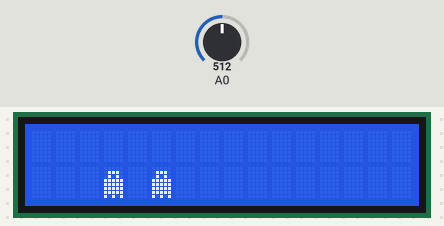
This sketch was run on a simulated Arduino Uno, built with avr-gcc and run on an emulated ATmega328P. Shown: 16×2 character LCD. Inputs (shaded band) come from the test bench; at power-on: A0 = 512. Random numbers use the default seed unless the sketch sets one; what the sketch prints to the serial monitor is not drawn.

Above: at 1.2 s.
1.3 s: A0 set to 490
At 1.9 s:
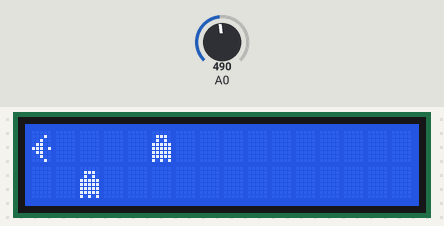
At 2.3 s:
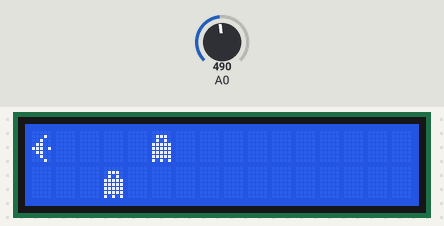
4.3 s: A0 set to 310
At 7.0 s:
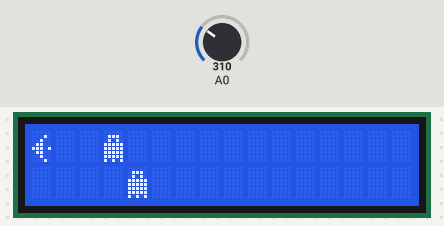
7.3 s: A0 set to 287
At 7.9 s:
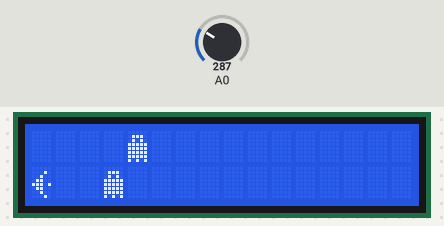
Timing chart, 0 to 7.9 s (numbered marks = the images above; inputs shaded):
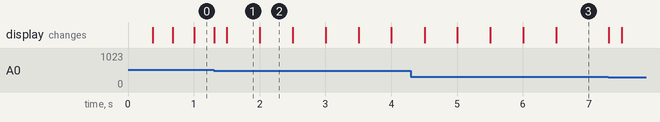

The sketch:

LCD_Game.ino
```cpp
#include <SimpleTimer.h>
#include <LiquidCrystal.h>

SimpleTimer timer;

// select the pins used on the LCD panel
LiquidCrystal lcd(8, 9, 4, 5, 6, 7);

byte fullChar[8] = {
        B11111,
        B11111,
        B11111,
        B11111,
        B11111,
        B11111,
        B11111,
        B11111
};

byte clearChar[8] = {
        B00000,
        B00000,
        B00000,
        B00000,
        B00000,
        B00000,
        B00000,
        B00000
};

byte monsterChar[8] = {
        B00000,
        B01110,
        B01010,
        B11111,
        B11111,
        B11111,
        B11111,
        B10101
};

byte shipRightChar[8] = {
        B00000,
        B01000,
        B00100,
        B00110,
        B10111,
        B00110,
        B00100,
        B01000
};

byte shipLeftChar[8] = {
        B00000,
        B00010,
        B00100,
        B01100,
        B11101,
        B01100,
        B00100,
        B00010
};

int lcd_key     = 0;
int prev_lcd_key     = 0;
int last_lcd_key = 0;
int adc_key_in  = 0;
int shipMoveCharacter = 3;
int prevShipMoveCharacter = 3;

int monstersTimer;

boolean startGame = false;
boolean gameOver = false;
boolean showResetMessage = false;
boolean startScreen = true;

int playerX = 0;
int playerY = 0;

int randomMovement = 0;

int secondsPassed = 0;
int score = 0;
int startScore = 0;

int monsters[3][2] = {0};
int numberOfMonsters = 2;

int keyPresses = 0;

#define btnRIGHT  0
#define btnUP     1
#define btnDOWN   2
#define btnLEFT   3
#define btnSELECT 4
#define btnNONE   5

#define CLEAR 0
#define FULL 1
#define MONSTER 2
#define SHIP_RIGHT 3
#define SHIP_LEFT 4

// read the buttons
int read_LCD_buttons()
{
 adc_key_in = analogRead(0);      // read the value from the sensor
 // my buttons when read are centered at these valies: 0, 144, 329, 504, 741
 // we add approx 50 to those values and check to see if we are close
 if (adc_key_in > 1000) return btnNONE; // We make this the 1st option for speed reasons since it will be the most likely result
 // For V1.1 us this threshold
 if (adc_key_in < 50)   return btnRIGHT;
 if (adc_key_in < 100)  return btnUP;
 if (adc_key_in < 300)  return btnDOWN;
 if (adc_key_in < 500)  return btnLEFT;
 if (adc_key_in < 850)  return btnSELECT;

 return btnNONE;  // when all others fail, return this...
}

void showDifficultyChooser() {
  lcd.setCursor(3,1);
  lcd.print("<");
  lcd.setCursor(12,1);
  lcd.print(">");
    lcd.setCursor(5,1);
  if(numberOfMonsters == 1) {
    lcd.print(" easy ");
  } else if(numberOfMonsters == 2) {
    lcd.setCursor(5,1);
    lcd.print("medium");
  } else if(numberOfMonsters == 3) {
    lcd.print(" hard ");
  }
}

void setup()
{
  monstersTimer = timer.setInterval(500, moveMonsters);

  lcd.createChar(CLEAR, clearChar);
  lcd.createChar(FULL, fullChar);
  lcd.createChar(MONSTER, monsterChar);
  lcd.createChar(SHIP_RIGHT, shipRightChar);
  lcd.createChar(SHIP_LEFT, shipLeftChar);
  lcd.begin(16, 2);              // start the library
  Serial.begin(9600);

  for(int i=0;i<numberOfMonsters;i++) {
     monsters[i][1] = random(0,2);
     monsters[i][0] = random(0,17);
  }

  lcd.setCursor(2,0);
  lcd.print("RENE FROGGER");
  showDifficultyChooser();
}

void moveMonsters() {
  if(!gameOver) {
    for(int i=0;i<numberOfMonsters;i++) {
        // Clear old positions
       lcd.setCursor(monsters[i][0],monsters[i][1]);
       lcd.write((byte)CLEAR);

       randomMovement = random(0,4);
       // Calculate new position
       if(randomMovement == btnDOWN) {
        monsters[i][1] += 1;
       }
       if(randomMovement == btnUP) {
        monsters[i][1] -= 1;
       }

       if(randomMovement == btnRIGHT) {
        monsters[i][0] += 1;
       }
       if(randomMovement == btnLEFT) {
        monsters[i][0] -= 1;
       }

       if(monsters[i][1] > 1) monsters[i][1] = 1;
       if(monsters[i][1] < 0) monsters[i][1] = 0;

       if(monsters[i][0] > 15) monsters[i][0] = 15;
       if(monsters[i][0] < 0) monsters[i][0] = 0;
    }
  }
}

void endGame() {
     timer.disable(monstersTimer);
     gameOver = true;
     lcd.clear();
     lcd.setCursor(0,0);
     lcd.print("                 ");
     lcd.setCursor(0,1);
     lcd.print("                 ");
     if(score == 0) {
       lcd.setCursor(4,0);
       lcd.print("GAME OVER");
     } else {
       lcd.setCursor(2,0);
       lcd.print("YOU MADE IT!");
     }
     if(score<100) {
       lcd.setCursor(1,1);
     } else if(score>99) {
       lcd.setCursor(0,1);
     }

     if(score<10000) {
       lcd.print("Your score: ");
     } else {
       lcd.print("Your score ");
     }

     lcd.print(score);
 }

void loop() {
 lcd_key = read_LCD_buttons();  // read the buttons
 if(!gameOver && lcd_key == btnSELECT) {
   startScreen = false;
   lcd.clear();
   startGame = true;
 }
 if(startScreen && lcd_key != btnNONE && lcd_key != prev_lcd_key) {
   if(lcd_key == btnLEFT) {
     numberOfMonsters -= 1;
     if(numberOfMonsters < 1) {
        numberOfMonsters = 1;
     }
   } else if(lcd_key == btnRIGHT) {
     numberOfMonsters += 1;
     if(numberOfMonsters > 2) {
        numberOfMonsters = 3;
     }
   }
   showDifficultyChooser();
 }
 if(startGame) {
   timer.run();
   if(!gameOver) {
     secondsPassed = millis()/1000;
     startScore = 100;
     score = startScore - (keyPresses + secondsPassed);

     if(lcd_key != prev_lcd_key) {
       keyPresses += 1;
       // Clear old positions
       lcd.setCursor(playerX,playerY);
       lcd.write((byte)CLEAR);

       // Calculate new position
       if(lcd_key == btnDOWN) {
          playerY += 1;
       }
       if(lcd_key == btnUP) {
          playerY -= 1;
       }

       if(lcd_key == btnRIGHT) {
          shipMoveCharacter = SHIP_RIGHT;
          if(shipMoveCharacter == prevShipMoveCharacter) {
            playerX += 1;
          }
       }
       if(lcd_key == btnLEFT) {
          shipMoveCharacter = SHIP_LEFT;
          if(shipMoveCharacter == prevShipMoveCharacter) {
            playerX -= 1;
          }
       }

       if(playerY > 1) playerY = 1;
       if(playerY < 0) playerY = 0;

       if(playerX > 15) playerX = 15;
       if(playerX < 0) playerX = 0;

       if(playerX == 15) {
          endGame();
       }

       if(!gameOver) {
         // Fill new position of player
         lcd.setCursor(playerX,playerY);
         lcd.write((byte)shipMoveCharacter);
       }
     }

     if(!gameOver) {
       for(int i;i<numberOfMonsters;i++) {
         lcd.setCursor(monsters[i][0],monsters[i][1]);
         lcd.write((byte)MONSTER);

         if(monsters[i][0] == playerX && monsters[i][1] == playerY) {
           if(lcd_key == btnSELECT) {
               lcd.setCursor(monsters[i][0], monsters[i][1]);
               lcd.write((byte)CLEAR);
           } else {
             score = 0;
             endGame();
             break;
           }
         }
       }
     }

     prevShipMoveCharacter = shipMoveCharacter;
   }
   prev_lcd_key = lcd_key;
   last_lcd_key = lcd_key;
 }
 Serial.println(gameOver);
 if(gameOver && lcd_key != btnNONE && last_lcd_key != prev_lcd_key) {
   lcd.clear();
   showResetMessage = true;
 }
 if(startScreen) {
    prev_lcd_key = lcd_key;
 }
 if(showResetMessage) {
    lcd.setCursor(2,0);
    lcd.print("Press RST to");
    lcd.setCursor(2,1);
    lcd.print("play again!");
 }
}
```

Measured:
- what the display in image 1 shows lasts 0.5 s, from 1.5 s to 2.0 s
